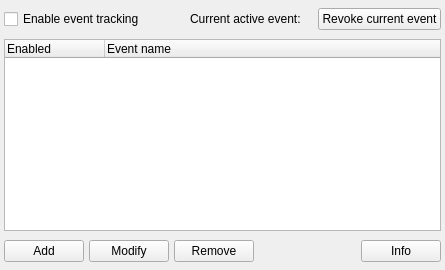
      <widget class="QWidget" name="eventsTab">
       <attribute name="title">
        <string>Events</string>
       </attribute>
       <layout class="QVBoxLayout" name="verticalLayout_15">
        <property name="spacing">
         <number>5</number>
        </property>
        <property name="leftMargin">
         <number>4</number>
        </property>
        <property name="topMargin">
         <number>4</number>
        </property>
        <property name="rightMargin">
         <number>4</number>
        </property>
        <property name="bottomMargin">
         <number>4</number>
        </property>
        <item>
         <layout class="QHBoxLayout" name="horizontalLayout_10">
          <item>
           <widget class="QCheckBox" name="cb_eventsTracking">
            <property name="text">
             <string>Enable event tracking</string>
            </property>
           </widget>
          </item>
          <item>
           <spacer name="horizontalSpacer_9">
            <property name="orientation">
             <enum>Qt::Horizontal</enum>
            </property>
            <property name="sizeHint" stdset="0">
             <size>
              <width>40</width>
              <height>30</height>
             </size>
            </property>
           </spacer>
          </item>
          <item>
           <widget class="QLabel" name="label_18">
            <property name="text">
             <string>Current active event:</string>
            </property>
           </widget>
          </item>
          <item>
           <widget class="QLabel" name="l_currentActiveEvent">
            <property name="font">
             <font>
              <weight>75</weight>
              <bold>true</bold>
             </font>
            </property>
            <property name="text">
             <string/>
            </property>
           </widget>
          </item>
          <item>
           <widget class="QPushButton" name="btn_revokeEvent">
            <property name="text">
             <string>Revoke current event</string>
            </property>
           </widget>
          </item>
         </layout>
        </item>
        <item>
         <widget class="QTreeWidget" name="list_events">
          <property name="editTriggers">
           <set>QAbstractItemView::NoEditTriggers</set>
          </property>
          <property name="showDropIndicator" stdset="0">
           <bool>false</bool>
          </property>
          <property name="selectionMode">
           <enum>QAbstractItemView::SingleSelection</enum>
          </property>
          <property name="indentation">
           <number>20</number>
          </property>
          <property name="itemsExpandable">
           <bool>false</bool>
          </property>
          <property name="expandsOnDoubleClick">
           <bool>false</bool>
          </property>
          <column>
           <property name="text">
            <string>Enabled</string>
           </property>
          </column>
          <column>
           <property name="text">
            <string>Event name</string>
           </property>
          </column>
         </widget>
        </item>
        <item>
         <layout class="QHBoxLayout" name="horizontalLayout_9">
          <item>
           <widget class="QPushButton" name="btn_addEvent">
            <property name="text">
             <string>Add</string>
            </property>
           </widget>
          </item>
          <item>
           <widget class="QPushButton" name="btn_modifyEvent">
            <property name="text">
             <string>Modify</string>
            </property>
           </widget>
          </item>
          <item>
           <widget class="QPushButton" name="btn_removeEvent">
            <property name="text">
             <string>Remove</string>
            </property>
           </widget>
          </item>
          <item>
           <spacer name="horizontalSpacer_7">
            <property name="orientation">
             <enum>Qt::Horizontal</enum>
            </property>
            <property name="sizeHint" stdset="0">
             <size>
              <width>40</width>
              <height>30</height>
             </size>
            </property>
           </spacer>
          </item>
          <item>
           <widget class="QPushButton" name="btn_eventsInfo">
            <property name="text">
             <string>Info</string>
            </property>
           </widget>
          </item>
         </layout>
        </item>
       </layout>
      </widget>
